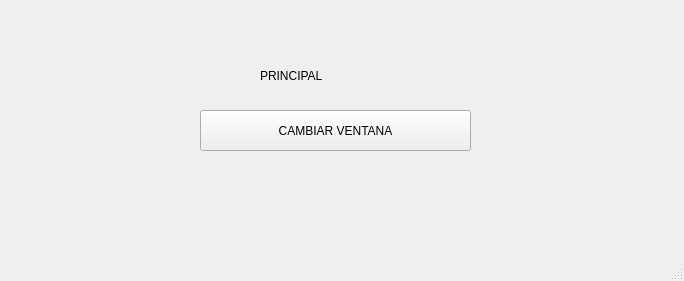
<?xml version="1.0" encoding="UTF-8"?>
<ui version="4.0">
 <class>MainWindow</class>
 <widget class="QMainWindow" name="MainWindow">
  <property name="geometry">
   <rect>
    <x>0</x>
    <y>0</y>
    <width>684</width>
    <height>281</height>
   </rect>
  </property>
  <property name="windowTitle">
   <string>MainWindow</string>
  </property>
  <widget class="QWidget" name="centralwidget">
   <widget class="QLabel" name="label">
    <property name="geometry">
     <rect>
      <x>260</x>
      <y>40</y>
      <width>231</width>
      <height>71</height>
     </rect>
    </property>
    <property name="styleSheet">
     <string notr="true">font: 24pt &quot;Segoe UI&quot;;</string>
    </property>
    <property name="text">
     <string>PRINCIPAL</string>
    </property>
   </widget>
   <widget class="QPushButton" name="pushButton_cambiar_ventana">
    <property name="geometry">
     <rect>
      <x>200</x>
      <y>110</y>
      <width>271</width>
      <height>41</height>
     </rect>
    </property>
    <property name="text">
     <string>CAMBIAR VENTANA</string>
    </property>
   </widget>
  </widget>
  <widget class="QMenuBar" name="menubar">
   <property name="geometry">
    <rect>
     <x>0</x>
     <y>0</y>
     <width>684</width>
     <height>22</height>
    </rect>
   </property>
  </widget>
  <widget class="QStatusBar" name="statusbar"/>
 </widget>
 <resources/>
 <connections/>
</ui>
